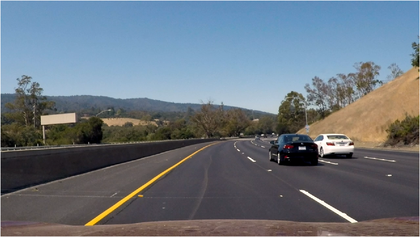
%> input picture challenge_000.png, 420 x 237 px, shrunk from 1604 x 904 before the run
$ octave Lane_Detection_Img.m   (GNU Octave 9; MATLAB toolbox functions it lacks are replaced by stand-ins)
%> lines starting %> are read from the running program, lines starting %| are printed output that depends on the picture; in (x1, y1, x2, y2) boxes, pixels count from 0 and x2, y2 are one past the last pixel; in counts of white or black regions, pixels touching at a corner belong together; the program's own positions count from 1
### myCanny.m
function [im_contur] = myCanny(im)
%aplicare filtru gaussian
x = -3.5:0.5:3.5;
y = -3.5:0.5:3.5;
k1 = length(x); %15
k2 = length(y); %15
G = zeros(k1,k2);
msigma = 1; %abaterea medie, la patrat devine dispersie, cu cat dispersia e mai mare, cu atat banda e mai ingusta

for i=1:k1
    for j=1:k2
        G(i,j) = 1/(2*pi*msigma^2)*exp(-(x(i)^2+y(j)^2)/(2*msigma^2));
    end
end
G = G/sum(G(:));  %normare
%aplicare masca prin convolutie
[M,N] = size(im);
im_filtr = zeros(M,N);
for i=ceil(k1/2):M-floor(k1/2)
    for j=ceil(k2/2):N-floor(k2/2)
        im_filtr(i,j) = sum(sum(double(im(i-floor(k1/2):i+floor(k1/2),j-floor(k2/2):j+floor(k2/2))).*G));
    end
end
im_filtr = im_filtr(ceil(k1/2):M-floor(k1/2),ceil(k2/2):N-floor(k2/2));

% calcul gradienti sobel
[M,N] = size(im_filtr);
Gx = [-1,0,1;-2,0,2;-1,0,1];
Gy = [1,2,1;0,0,0;-1,-2,-1];
gradient_X = zeros(size(im_filtr));
gradient_Y = zeros(size(im_filtr));
for i=2:M-1
    for j=2:N-1
        patch = im_filtr(i-1:i+1,j-1:j+1);
        gradient_X(i,j) = sum(sum(patch.*Gx));
        gradient_Y(i,j) = sum(sum(patch.*Gy));
    end
end

%magnitudine si unghi pentru gradienti
angle = atan2(gradient_Y,gradient_X);
angle = angle*180/pi;
magnitude = sqrt(gradient_X.^2+gradient_Y.^2);

%corectie unghiuri negative
for i=1:size(angle,1)
    for j=1:size(angle,2)
        if angle(i,j)<0
            angle(i,j) = 180+angle(i,j);
        end
    end
end

%aproximare gradient pe 4 directii - 0,45,90,135 grade
for i = 1 :size(angle,1)
    for j = 1:size(angle,2)
        if ((angle(i, j) >= 0 ) && (angle(i, j) < 22.5) || (angle(i, j) >= 157.5) && (angle(i, j) < 202.5) || (angle(i, j) >= 337.5) && (angle(i, j) <= 360))
            angle(i, j) = 0;
        elseif ((angle(i, j) >= 22.5) && (angle(i, j) < 67.5) || (angle(i, j) >= 202.5) && (angle(i, j) < 247.5))
            angle(i, j) = 45;
        elseif ((angle(i, j) >= 67.5 && angle(i, j) < 112.5) || (angle(i, j) >= 247.5 && angle(i, j) < 292.5))
            angle(i, j) = 90;
        elseif ((angle(i, j) >= 112.5 && angle(i, j) < 157.5) || (angle(i, j) >= 292.5 && angle(i, j) < 337.5))
            angle(i, j) = 135;
        end
    end
end

%Non-Maximum supression
img_edge = zeros(size(magnitude));
for i=2:size(magnitude,1)-1
    for j=2:size(magnitude,2)-1
        if angle(i,j) == 0
            img_edge(i,j) = (magnitude(i,j) == max([magnitude(i,j),magnitude(i,j+1),magnitude(i,j-1)]));
        elseif angle(i,j) == 45
            img_edge(i,j) = (magnitude(i,j) == max([magnitude(i,j),magnitude(i-1,j+1),magnitude(i+1,j-1)]));
        elseif angle(i,j) == 90
            img_edge(i,j) = (magnitude(i,j) == max([magnitude(i,j),magnitude(i-1,j),magnitude(i+1,j)]));
        elseif angle(i,j) == 135
            img_edge(i,j) = (magnitude(i,j) == max([magnitude(i,j),magnitude(i-1,j-1),magnitude(i+1,j+1)]));
        end
    end
end
img_edge = img_edge.*magnitude;
% hysteresis th
TH_low = 0.001*max(img_edge(:));
TH_high = 0.2*max(img_edge(:));
im_canny = zeros(size(img_edge));
for i=1:size(img_edge,1)
    for j=1:size(img_edge,2)
        if img_edge(i,j) < TH_low
            im_canny(i,j) = 0;
        elseif img_edge(i,j) >= TH_high
            im_canny(i,j) = 1;
        elseif ( img_edge(i+1,j)>TH_high|| img_edge(i-1,j)>TH_high || img_edge(i,j+1)>TH_high || img_edge(i,j-1)>TH_high || img_edge(i-1, j-1)>TH_high || img_edge(i-1, j+1)>TH_high || img_edge(i+1, j+1)>TH_high || img_edge(i+1, j-1)>TH_high)
            im_canny(i,j) = 1;
        end
    end
end

border_rows = size(im,1)-size(im_canny,1);
border_cols = size(im,2)-size(im_canny,2);
im_contur = zeros(size(im));
im_contur(floor(border_rows/2):floor(border_rows/2)+size(im_canny,1)-1,floor(border_cols/2):floor(border_cols/2)+size(im_canny,2)-1)=im_canny;


end

### myHoughTransform.m
function [H, theta_range, rho_range] = myHoughTransform(im)
theta_res = 1;
rho_res = 1;

theta_range = -90:theta_res:89;
[M,N] = size(im);
diagonal = sqrt(M^2+N^2);
rho_range = -diagonal:rho_res:diagonal;
H = zeros(length(rho_range),length(theta_range));

[y,x] = find(im==1);
for i=1:length(x)
    for theta_idx = 1:length(theta_range)
        theta = theta_range(theta_idx);
        rho = x(i)*cosd(theta)+y(i)*sind(theta);
        rho_idx = round((rho+diagonal)/rho_res);
        H(rho_idx,theta_idx) = H(rho_idx,theta_idx)+1;
    end
end

### myHoughPeaks.m
function [peaks] = myHoughPeaks(H,num_peaks)
peaks = zeros(num_peaks,2);

for i=1:num_peaks
    [~, max_idx] = max(H(:));
    [row,col] = ind2sub(size(H),max_idx);
    peaks(i,:) = [row,col];

    %elimin punctele din vecinatatea maximului
    row_start = max(1,row-10);
    row_end = min(size(H,1),row+10);
    col_start = max(1,col-10);
    col_end = min(size(H,2),col+10);
    H(row_start:row_end,col_start:col_end) = 0;
end

end

### myHoughLines.m
function [x1,y1,x2,y2] = myHoughLines(im, rho, theta)
[M,N] = size(im);
%calcul coordonate pentru linia detectata
%ecuatia: rho = xcos(theta)+ysin(theta)
if theta==0 %linie verticala
    x1 = rho;
    y1 = 1;
    x2 = rho;
    y2 = M;
elseif theta==-90 || theta==90 %linie orizontala
    x1 = 1;
    y1 = rho;
    x2 = N;
    y2 = rho;
else
    x1 = 1;
    y1 = (rho-x1*cosd(theta))/sind(theta);
    x2 = N;
    y2 = (rho-x2*cosd(theta))/sind(theta);
end
end

### Lane_Detection_Img.m
clc
clearvars
close all

im_rgb = imread('challenge_000.png');
%> im_rgb is the input picture: size 237x420x3 uint8; mean R, G, B 106.3, 115.9, 125.8
im = rgb2gray(im_rgb);
im = double(im);
%> im: size 237x420 double
% figure, imshow(uint8(im));
%aplicare canny edge detection
im_canny = myCanny(im);
%> after the loop in myCanny, `for i=ceil(k1/2):M-floor(k1/2)`:
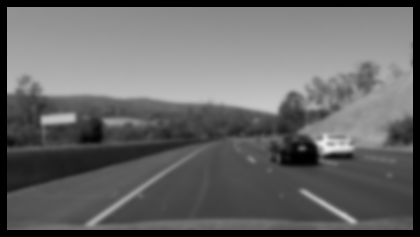
%> im_filtr: size 237x420 double; min 0, max 234.5, mean 103.3
%> after the loop in myCanny, `for i=2:M-1`:
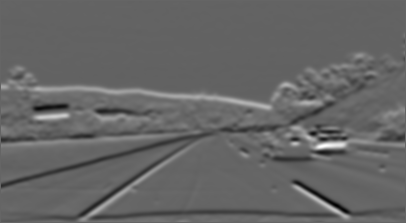
%> gradient_Y: size 223x406 double; min -211.5, max 322.4, mean 1.3; drawn with min black and max white
%> after the loop in myCanny, `for i = 1 :size(angle,1)`:
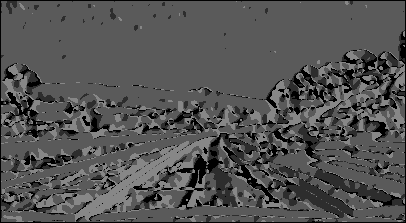
%> angle: size 223x406 double; min 0, max 135, mean 82.9
%> after the loop in myCanny, `for i=2:size(magnitude,1)-1`:
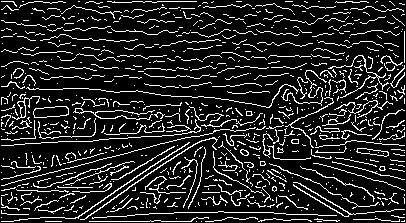
%> img_edge: size 223x406 double; values 0 (black) and 1 (white), 14.5% white in thin lines or dots
%> in myCanny, `TH_low = 0.001*max(img_edge(:));`: TH_low = 0.33
%> in myCanny, `TH_high = 0.2*max(img_edge(:));`: TH_high = 65.98
%> after the loop in myCanny, `for i=1:size(img_edge,1)`: im_canny: size 223x406 double; values 0 (black) and 1 (white), 3.1% white in thin lines or dots, all inside (x1, y1, x2, y2) = (1, 36, 405, 220)
%> in myCanny, `im_contur(floor(border_rows/2):floor(border_rows/2)+size(im_canny,1)-1..`: im_contur: size 237x420 double; values 0 (black) and 1 (white), 2.8% white in thin lines or dots, all inside (x1, y1, x2, y2) = (7, 42, 411, 226)
% figure, imshow(im_canny);

%extragere ROI
[M,N] = size(im_canny);
%> M = 237; N = 420
coord = [0.9*M,round(0.1*N); round(0.65*M),round(0.4*N); round(0.65*M),round(0.6*N); 0.9*M, round(0.9*N)];
%> coord = [213.3 42; 154 168; 154 252; 213.3 378]

col = coord(:,2);
%> col = [42; 168; 252; 378]
row = coord(:,1);
%> row = [213.3; 154; 154; 213.3]
BW = roipoly(im_canny, col, row);
%> BW: size 237x420 logical; 12.6% white; 1 white region, box (x1, y1, x2, y2) and area: (42, 154, 378, 213) 12516
% figure, imshow(BW);
ROI = BW.*im_canny;
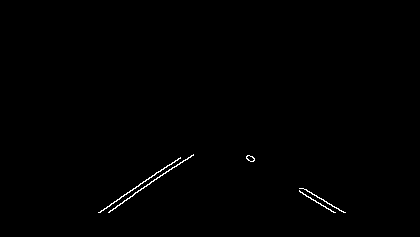
%> ROI: size 237x420 double; values 0 (black) and 1 (white), 0.44% white in thin lines or dots, all inside (x1, y1, x2, y2) = (98, 154, 346, 213)
% figure, imshow(ROI);

% transformata hough
[H, theta, rho] = myHoughTransform(ROI);
%> in myHoughTransform, `[y,x] = find(im==1);`: y = 437 values from 155 to 213; x = 437 values from 99 to 346
%> after the loop in myHoughTransform, `for i=1:length(x)`:
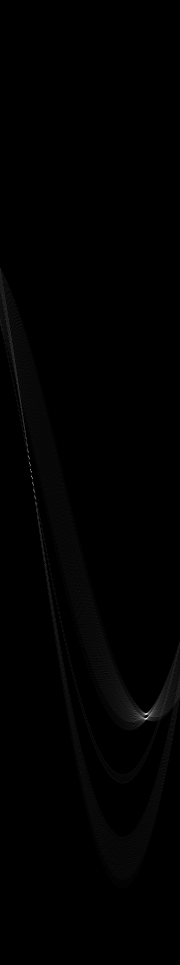
%> H: size 965x180 double; min 0, max 89, mean 0.5; drawn with min black and max white
%> theta = 180 values from -90 to 89; rho = 965 values from -482.3 to 481.7
% identificare intersectii - corespunzatoare liniilor identificate
peaks = myHoughPeaks(H, 8);
%> the loop in myHoughPeaks, `for i=1:num_peaks` made 8 passes
%> (max_idx, row, col, row_start, row_end, col_start, col_end) on passes 1 to 8: (141609, 719, 147, 709, 729, 137, 157), (30392, 477, 32, 467, 487, 22, 42), (28449, 464, 30, 454, 474, 20, 40), (33302, 492, 35, 482, 502, 25, 45), (26506, 451, 28, 441, 461, 18, 38), (149318, 708, 155, 698, 718, 145, 165), (130988, 713, 136, 703, 723, 126, 146), (22617, 422, 24, 412, 432, 14, 34)
%> after the loop in myHoughPeaks, `for i=1:num_peaks`:
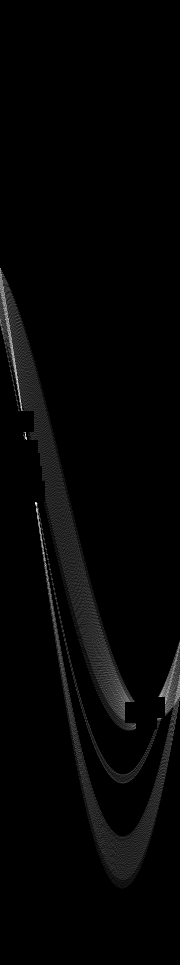
%> H: size 965x180 double; 0.82% of pixels changed, all inside (x1, y1, x2, y2) = (19, 411, 165, 729); drawn with min black and max white
%> after the loop in myHoughPeaks, `for i=1:num_peaks`: peaks = [719 147; 477 32; 464 30; 492 35; 451 28; 708 155; 713 136; 422 24]
lines = [];
% figure, imagesc(H);
% extragere linii din matricea de acumulatori
theta_ok=[];
rho_ok=[];
for i = 1:size(peaks, 1)
    rho_val = rho(peaks(i, 1));
    theta_val = theta(peaks(i, 2));
    if abs(theta_val) <= 70
        [x1, y1, x2, y2] = myHoughLines(ROI, rho_val, theta_val);
        lines = [lines; x1, y1, x2, y2];
        theta_ok = [theta_ok; theta_val];
        rho_ok = [rho_ok; rho_val];
    end
end
%> this loop made 8 passes
%> (rho_val, theta_val, y1, y2, lines, theta_ok, rho_ok) on passes 1 to 3: (235.7, 56, 283.7, 1.07, [1 283.7 420 1.07], 56, 235.7), (-6.25, -59, 7.9, 259.7, [1 283.7 420 1.07; 1 7.9 420 259.7], [56; -59], [235.7; -6.25]), (-19.25, -61, 22.57, 254.8, [1 283.7 420 1.07; 1 7.9 420 259.7; 1 22.57 420 254.8], [56; -59; -61], [235.7; -6.25; -19.25])
%> (rho_val, theta_val, y1, y2, theta_ok, rho_ok) on passes 4 to 8: (8.75, -56, -9.87, 272.7, [56; -59; -61; -56], [235.7; -6.25; -19.25; 8.75]), (-32.25, -63, 36.71, 250.2, [56; -59; -61; -56; -63], [235.7; -6.25; -19.25; 8.75; -32.25]), (224.7, 64, 249.6, 45.21, [56; -59; -61; -56; -63; 64], [235.7; -6.25; -19.25; 8.75; -32.25; 224.7]), (229.7, 45, 323.9, -95.09, [56; -59; -61; -56; -63; 64; 45], [235.7; -6.25; -19.25; 8.75; -32.25; 224.7; 229.7]), (-61.25, -67, 66.97, 244.8, [56; -59; -61; -56; -63; 64; 45; -67], [235.7; -6.25; -19.25; 8.75; -32.25; 224.7; 229.7; -61.25])
%> after the loop, lines = [1 283.7 420 1.07; 1 7.9 420 259.7; 1 22.57 420 254.8; 1 -9.87 420 272.7; 1 36.71 420 250.2; 1 249.6 420 45.21; 1 323.9 420 -95.09; 1 66.97 420 244.8]
% eliminare linii redundante in baza unghiului de inclinatie (una vs celelalte)
[rho_ok_sort,rho_ok_sort_idx] = sort(rho_ok,'descend');
%> rho_ok_sort = [235.7; 229.7; 224.7; 8.75; -6.25; -19.25; -32.25; -61.25]; rho_ok_sort_idx = [1; 7; 6; 4; 2; 3; 5; 8]
lines = lines(rho_ok_sort_idx,:);
%> lines = [1 283.7 420 1.07; 1 323.9 420 -95.09; 1 249.6 420 45.21; 1 -9.87 420 272.7; 1 7.9 420 259.7; 1 22.57 420 254.8; 1 36.71 420 250.2; 1 66.97 420 244.8]
valid_lines = [0 0 0 0];
x = round(N/2);
y = M;
for i = 1:size(lines, 1)
    line1 = lines(i, :);
    is_valid = true;
    for j = 1:size(lines, 1)
        if i ~= j
            line2 = lines(j, :);
            %tg(alpha)=panta=(y2-y1)/(x2-x1) =>
            angle_diff = abs(atand((line1(4)-line1(2))/(line1(3)-line1(1))) - atand((line2(4)-line2(2))/(line2(3)-line2(1))));
            if angle_diff < 10 & sum(ismember(valid_lines,line2,'rows')) %TH = 10 grade
                is_valid = false;
                break;
            end
        end
    end
    if is_valid
        valid_lines = [valid_lines; line1];
    end
end
%> this loop made 8 passes
%> valid_lines on passes 1 to 2: [0 0 0 0; 1 283.7 420 1.07], [0 0 0 0; 1 283.7 420 1.07; 1 323.9 420 -95.09]
%> line1 on passes 3 to 8: [1 249.6 420 45.21], [1 -9.87 420 272.7], [1 7.9 420 259.7], [1 22.57 420 254.8], [1 36.71 420 250.2], [1 66.97 420 244.8]
%> after the loop, angle_diff = 4; line2 = [1 36.71 420 250.2]; valid_lines = [0 0 0 0; 1 283.7 420 1.07; 1 323.9 420 -95.09; 1 -9.87 420 272.7; 1 66.97 420 244.8]
valid_lines = valid_lines(2:end,:);
%> valid_lines = [1 283.7 420 1.07; 1 323.9 420 -95.09; 1 -9.87 420 272.7; 1 66.97 420 244.8]


% afisare roi peste img
% figure, imshow(im_rgb), hold on;
coord_roi = [M,1; round(0.65*M),round(0.4*N); round(0.65*M),round(0.6*N); M,N; M,1];
% coord_roi = [M,1; round(M/2),round(N/4); round(M/2),round(3*N/4); M,N; M,1];
col = coord_roi(:,2)';
row = coord_roi(:,1)';

%afisare linii pe img originala
hold off
imshow(im_rgb);
hold on;
for i = 1:size(valid_lines, 1)
%> (the run ends here)
